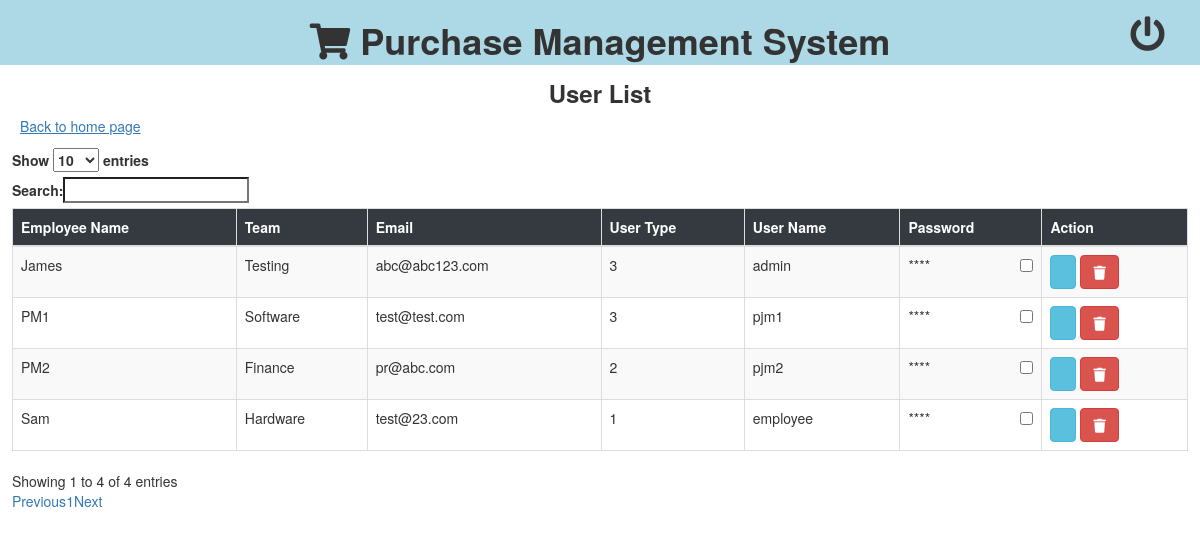
The app's page /user_list, older data.
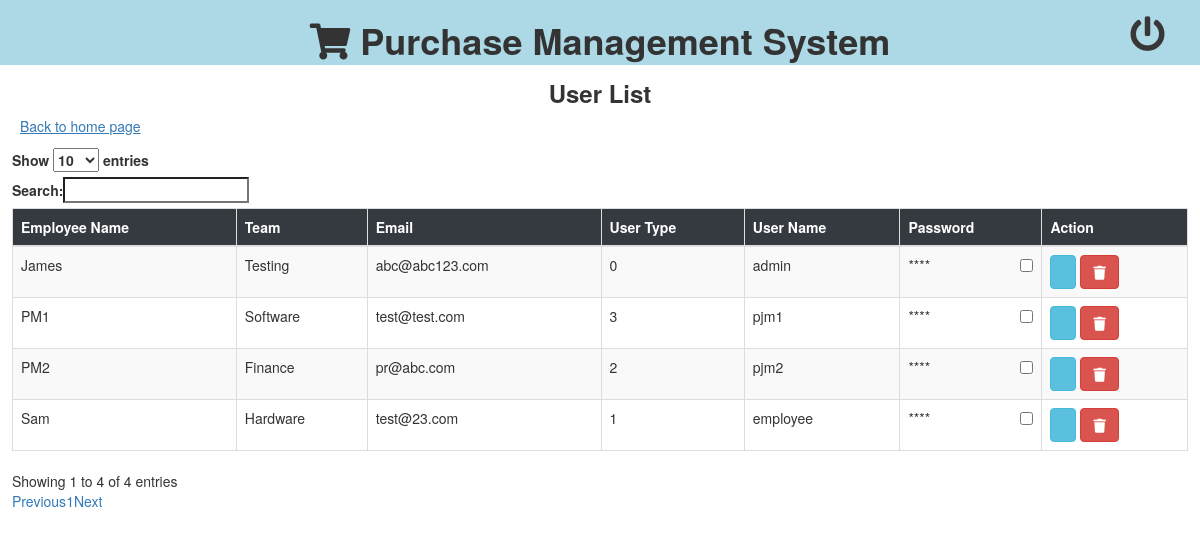
The same page, newer data.
### module/models.py (models this page shows)
class user_info(models.Model):
    uid = models.AutoField(primary_key=True, null=False)
    name = models.CharField(max_length=100)
    email = models.EmailField(max_length=100)
    team = models.CharField(max_length=100)
    user_type = models.CharField(max_length=100)
    uname = models.CharField(max_length=100)
    password = models.CharField(max_length=100)
    created_on = models.DateTimeField(blank=True,null=True)
    class Meta:
        db_table = "user_info"

### module/views.py (the view)
# urls.py: path('user_list',views.user_list),
def user_list(request):
    users = user_info.objects.values()
    return render(request, 'user_list.html', {'user_list': users})

### module/templates/user_list.html (shortened to what this page needs)
<!DOCTYPE html>
<html lang="en">
<head>
    {% load static %}
    <link rel="stylesheet" href="https://pro.fontawesome.com/releases/v5.10.0/css/all.css"
 />
    <link rel="stylesheet" href="https://maxcdn.bootstrapcdn.com/bootstrap/3.4.1/css/bootstrap.min.css">
</head>
<body>
    <div class="col-md-12" style="background-color: lightblue;height:65px;text-align: center;">
        <h1><i class="fa fa-shopping-cart"></i>&nbsp;<b>Purchase Management System</b></h1>
        <div class="text-right" id="logout">
            <a href="/logout" style="color:rgb(56, 55, 55)" data-toggle="tooltip" title="Logout"><i
                    class="fa fa-power-off" style="font-size:35px"></i></a>
        </div>
    </div>
    <br><br>
    <br>
    <h3 style="text-align:center"><b>User List</b></h3>
    <div class="text-left" style="margin-left:20px">
        <a href="/pu_index"><u>Back to home page</u></a>
    </div>
    <div class="form-group" style="padding:12px;overflow-x: scroll;">
        <table class="table table-striped table-bordered" style="width:100%;padding:10px;" id="pur_req">
            <thead class="thead-dark" style="background-color:#343a40;color:white">
                <tr>
                    <th>Employee Name</th>
                    <th>Team</th>
                    <th>Email</th>
                    <th>User Type</th>
                    <th>User Name</th>
                    <th>Password</th>
                    <th>Action</th>
                </tr>
            </thead>
            <tbody>
                {% for user in user_list %}
                <tr>
                    <td>{{ user.name }}</td>
                    <td>{{ user.team }}</td>
                    <td>{{ user.email }}</td>
                    <td>{{ user.user_type }}</td>
                    <td>{{ user.uname }}</td>
                    <td id="{{user.uname}}">****<input style="float: right;" type="checkbox" class="pwd_check" onclick="pwd_show( '{{user.password}}','{{user.uname}}')"></td>
                    <td>
                        <a href="/edit_users/{{ user.uid }}"><button type="button" class="btn btn-info"></button></a>
                        <a href="javascript:void()"><button type="button" class="btn btn-danger"
                                onclick="del_confirm(' {{ user.uid }} ')"><i class="fa fa-trash"></i></button></a>
                    </td>
                </tr>
                {% endfor %}
            </tbody>
        </table>
    </div>
    <br>
    <br>
    <link rel="stylesheet" type="text/css" href="//maxcdn.bootstrapcdn.com/bootstrap/3.3.6/css/bootstrap.min.css" />
    <link rel="stylesheet" type="text/css" href="https://cdn.datatables.net/1.10.12/css/dataTables.bootstrap.min.css" />
    <link rel="stylesheet" type="text/css"
        href="https://cdn.datatables.net/responsive/2.1.0/css/responsive.bootstrap.min.css" />
</body>
</html>

Row changes from the older to the newer data that the page shows:
changed user_info "James": user_type "3" → "0"
